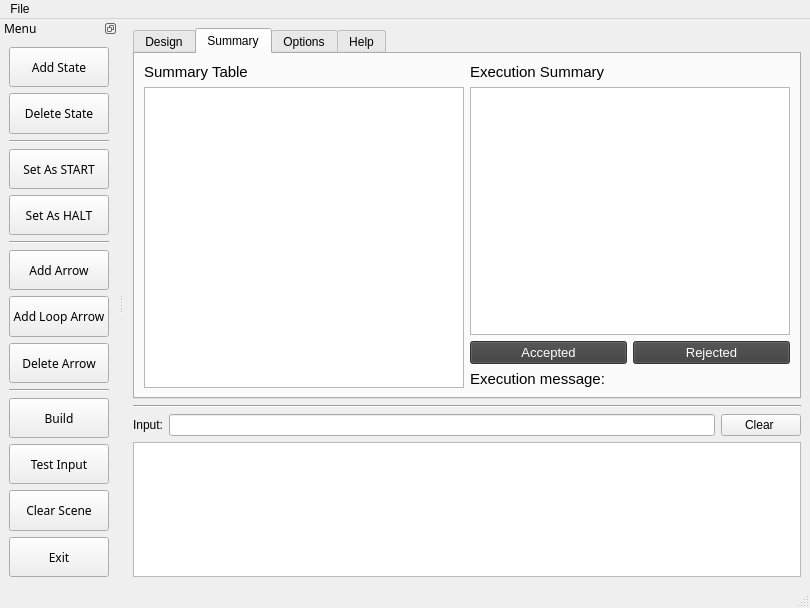
<?xml version="1.0" encoding="UTF-8"?>
<ui version="4.0">
 <class>TuringMachineWindow</class>
 <widget class="QMainWindow" name="TuringMachineWindow">
  <property name="geometry">
   <rect>
    <x>0</x>
    <y>0</y>
    <width>810</width>
    <height>608</height>
   </rect>
  </property>
  <property name="sizePolicy">
   <sizepolicy hsizetype="Preferred" vsizetype="Preferred">
    <horstretch>0</horstretch>
    <verstretch>0</verstretch>
   </sizepolicy>
  </property>
  <property name="windowTitle">
   <string>TuringMachineWindow</string>
  </property>
  <property name="windowIcon">
   <iconset resource="ImagesAndIcons.qrc">
    <normaloff>:/new/prefix1/Images and Icons/sim3.png</normaloff>:/new/prefix1/Images and Icons/sim3.png</iconset>
  </property>
  <property name="styleSheet">
   <string notr="true"/>
  </property>
  <widget class="QWidget" name="centralwidget">
   <layout class="QVBoxLayout" name="verticalLayout">
    <item>
     <widget class="QTabWidget" name="tabWidget">
      <property name="tabPosition">
       <enum>QTabWidget::North</enum>
      </property>
      <property name="currentIndex">
       <number>1</number>
      </property>
      <property name="elideMode">
       <enum>Qt::ElideNone</enum>
      </property>
      <property name="documentMode">
       <bool>false</bool>
      </property>
      <property name="tabBarAutoHide">
       <bool>true</bool>
      </property>
      <widget class="QWidget" name="designTab">
       <attribute name="title">
        <string>Design</string>
       </attribute>
       <layout class="QVBoxLayout" name="verticalLayout_2">
        <item>
         <widget class="QGraphicsView" name="graphicsView">
          <property name="lineWidth">
           <number>1</number>
          </property>
          <property name="renderHints">
           <set>QPainter::Antialiasing|QPainter::TextAntialiasing</set>
          </property>
         </widget>
        </item>
       </layout>
      </widget>
      <widget class="QWidget" name="summaryTab">
       <attribute name="title">
        <string>Summary</string>
       </attribute>
       <layout class="QHBoxLayout" name="horizontalLayout_2">
        <item>
         <layout class="QVBoxLayout" name="verticalLayout_7">
          <property name="rightMargin">
           <number>0</number>
          </property>
          <item>
           <widget class="QLabel" name="label_3">
            <property name="font">
             <font>
              <pointsize>11</pointsize>
             </font>
            </property>
            <property name="text">
             <string>Summary Table</string>
            </property>
           </widget>
          </item>
          <item>
           <widget class="QTableView" name="summaryTable">
            <property name="frameShadow">
             <enum>QFrame::Raised</enum>
            </property>
           </widget>
          </item>
         </layout>
        </item>
        <item>
         <layout class="QVBoxLayout" name="verticalLayout_3">
          <property name="sizeConstraint">
           <enum>QLayout::SetNoConstraint</enum>
          </property>
          <property name="topMargin">
           <number>0</number>
          </property>
          <property name="rightMargin">
           <number>0</number>
          </property>
          <property name="bottomMargin">
           <number>0</number>
          </property>
          <item>
           <widget class="QLabel" name="label_2">
            <property name="font">
             <font>
              <pointsize>11</pointsize>
             </font>
            </property>
            <property name="text">
             <string>Execution Summary</string>
            </property>
           </widget>
          </item>
          <item>
           <widget class="QListWidget" name="listWidget">
            <property name="font">
             <font>
              <pointsize>12</pointsize>
             </font>
            </property>
            <property name="frameShadow">
             <enum>QFrame::Raised</enum>
            </property>
            <property name="resizeMode">
             <enum>QListView::Adjust</enum>
            </property>
           </widget>
          </item>
          <item>
           <layout class="QHBoxLayout" name="horizontalLayout_4">
            <property name="bottomMargin">
             <number>0</number>
            </property>
            <item>
             <widget class="QPushButton" name="acceptedButton">
              <property name="enabled">
               <bool>false</bool>
              </property>
              <property name="font">
               <font>
                <pointsize>10</pointsize>
               </font>
              </property>
              <property name="styleSheet">
               <string notr="true">QPushButton {
	color: rgb(255, 255, 255);
	background-color: rgb(61, 61, 61);
}</string>
              </property>
              <property name="text">
               <string>Accepted</string>
              </property>
             </widget>
            </item>
            <item>
             <widget class="QPushButton" name="rejectedButton">
              <property name="enabled">
               <bool>false</bool>
              </property>
              <property name="font">
               <font>
                <pointsize>10</pointsize>
               </font>
              </property>
              <property name="styleSheet">
               <string notr="true">QPushButton {
	color: rgb(255, 255, 255);
	background-color: rgb(61, 61, 61);
}</string>
              </property>
              <property name="text">
               <string>Rejected</string>
              </property>
             </widget>
            </item>
           </layout>
          </item>
          <item>
           <layout class="QHBoxLayout" name="horizontalLayout_12">
            <property name="topMargin">
             <number>0</number>
            </property>
            <item>
             <widget class="QLabel" name="label_12">
              <property name="sizePolicy">
               <sizepolicy hsizetype="Minimum" vsizetype="Preferred">
                <horstretch>0</horstretch>
                <verstretch>0</verstretch>
               </sizepolicy>
              </property>
              <property name="font">
               <font>
                <pointsize>11</pointsize>
               </font>
              </property>
              <property name="text">
               <string>Execution message:</string>
              </property>
             </widget>
            </item>
            <item>
             <widget class="QLabel" name="crashMessageLabel">
              <property name="sizePolicy">
               <sizepolicy hsizetype="Expanding" vsizetype="Preferred">
                <horstretch>0</horstretch>
                <verstretch>0</verstretch>
               </sizepolicy>
              </property>
              <property name="font">
               <font>
                <pointsize>11</pointsize>
               </font>
              </property>
              <property name="text">
               <string/>
              </property>
             </widget>
            </item>
           </layout>
          </item>
         </layout>
        </item>
       </layout>
      </widget>
      <widget class="QWidget" name="optionsTab">
       <attribute name="title">
        <string>Options</string>
       </attribute>
       <layout class="QVBoxLayout" name="verticalLayout_4">
        <item>
         <layout class="QHBoxLayout" name="horizontalLayout_5">
          <property name="topMargin">
           <number>10</number>
          </property>
          <property name="bottomMargin">
           <number>10</number>
          </property>
          <item>
           <widget class="QLabel" name="label_4">
            <property name="minimumSize">
             <size>
              <width>0</width>
              <height>30</height>
             </size>
            </property>
            <property name="font">
             <font>
              <pointsize>11</pointsize>
             </font>
            </property>
            <property name="text">
             <string>Save Location:</string>
            </property>
           </widget>
          </item>
          <item>
           <widget class="QLineEdit" name="saveLocationLineEdit">
            <property name="minimumSize">
             <size>
              <width>0</width>
              <height>30</height>
             </size>
            </property>
            <property name="font">
             <font>
              <pointsize>11</pointsize>
             </font>
            </property>
            <property name="frame">
             <bool>true</bool>
            </property>
            <property name="readOnly">
             <bool>true</bool>
            </property>
           </widget>
          </item>
          <item>
           <widget class="QPushButton" name="browseButton">
            <property name="minimumSize">
             <size>
              <width>0</width>
              <height>30</height>
             </size>
            </property>
            <property name="font">
             <font>
              <pointsize>10</pointsize>
             </font>
            </property>
            <property name="text">
             <string>Browse</string>
            </property>
            <property name="icon">
             <iconset theme="folder-open" resource="ImagesAndIcons.qrc">
              <normaloff>:/new/prefix1/Images and Icons/browse icon.png</normaloff>:/new/prefix1/Images and Icons/browse icon.png</iconset>
            </property>
            <property name="iconSize">
             <size>
              <width>30</width>
              <height>30</height>
             </size>
            </property>
           </widget>
          </item>
         </layout>
        </item>
        <item>
         <widget class="Line" name="line_8">
          <property name="orientation">
           <enum>Qt::Horizontal</enum>
          </property>
         </widget>
        </item>
        <item>
         <layout class="QHBoxLayout" name="horizontalLayout_6">
          <property name="topMargin">
           <number>20</number>
          </property>
          <property name="rightMargin">
           <number>0</number>
          </property>
          <property name="bottomMargin">
           <number>10</number>
          </property>
          <item>
           <widget class="QLabel" name="label_5">
            <property name="minimumSize">
             <size>
              <width>0</width>
              <height>30</height>
             </size>
            </property>
            <property name="font">
             <font>
              <pointsize>11</pointsize>
             </font>
            </property>
            <property name="text">
             <string>Play Speed:</string>
            </property>
           </widget>
          </item>
          <item>
           <widget class="QSpinBox" name="playSpeedSpinBox">
            <property name="minimumSize">
             <size>
              <width>0</width>
              <height>30</height>
             </size>
            </property>
            <property name="font">
             <font>
              <pointsize>11</pointsize>
             </font>
            </property>
            <property name="frame">
             <bool>true</bool>
            </property>
            <property name="buttonSymbols">
             <enum>QAbstractSpinBox::UpDownArrows</enum>
            </property>
            <property name="minimum">
             <number>1</number>
            </property>
            <property name="maximum">
             <number>10</number>
            </property>
           </widget>
          </item>
         </layout>
        </item>
        <item>
         <layout class="QHBoxLayout" name="horizontalLayout_7">
          <property name="topMargin">
           <number>20</number>
          </property>
          <property name="bottomMargin">
           <number>10</number>
          </property>
          <item>
           <widget class="QLabel" name="label_6">
            <property name="minimumSize">
             <size>
              <width>0</width>
              <height>30</height>
             </size>
            </property>
            <property name="font">
             <font>
              <pointsize>11</pointsize>
             </font>
            </property>
            <property name="text">
             <string>Tape Length:</string>
            </property>
           </widget>
          </item>
          <item>
           <widget class="QSpinBox" name="tapeLengthSpinBox">
            <property name="minimumSize">
             <size>
              <width>0</width>
              <height>30</height>
             </size>
            </property>
            <property name="font">
             <font>
              <pointsize>11</pointsize>
             </font>
            </property>
            <property name="frame">
             <bool>true</bool>
            </property>
            <property name="minimum">
             <number>50</number>
            </property>
            <property name="maximum">
             <number>200</number>
            </property>
           </widget>
          </item>
         </layout>
        </item>
        <item>
         <layout class="QHBoxLayout" name="horizontalLayout_8">
          <property name="topMargin">
           <number>20</number>
          </property>
          <property name="bottomMargin">
           <number>10</number>
          </property>
          <item>
           <widget class="QLabel" name="label_7">
            <property name="font">
             <font>
              <pointsize>11</pointsize>
             </font>
            </property>
            <property name="text">
             <string>Arrow Highlight Color:</string>
            </property>
           </widget>
          </item>
          <item>
           <widget class="QLabel" name="AHC_Label">
            <property name="minimumSize">
             <size>
              <width>300</width>
              <height>30</height>
             </size>
            </property>
            <property name="font">
             <font>
              <pointsize>10</pointsize>
             </font>
            </property>
            <property name="styleSheet">
             <string notr="true">background-color: rgb(255, 255, 255);
color: rgb(0, 0, 0);</string>
            </property>
            <property name="frameShape">
             <enum>QFrame::StyledPanel</enum>
            </property>
            <property name="frameShadow">
             <enum>QFrame::Raised</enum>
            </property>
            <property name="text">
             <string/>
            </property>
           </widget>
          </item>
          <item>
           <widget class="QPushButton" name="AHCButton">
            <property name="enabled">
             <bool>true</bool>
            </property>
            <property name="sizePolicy">
             <sizepolicy hsizetype="Minimum" vsizetype="Fixed">
              <horstretch>0</horstretch>
              <verstretch>0</verstretch>
             </sizepolicy>
            </property>
            <property name="minimumSize">
             <size>
              <width>0</width>
              <height>30</height>
             </size>
            </property>
            <property name="styleSheet">
             <string notr="true">QPushButton {
	border-radius: 3;
}</string>
            </property>
            <property name="text">
             <string/>
            </property>
           </widget>
          </item>
         </layout>
        </item>
        <item>
         <layout class="QHBoxLayout" name="horizontalLayout_9">
          <property name="topMargin">
           <number>20</number>
          </property>
          <property name="bottomMargin">
           <number>10</number>
          </property>
          <item>
           <widget class="QLabel" name="label_8">
            <property name="font">
             <font>
              <pointsize>11</pointsize>
             </font>
            </property>
            <property name="text">
             <string>Current State Color:</string>
            </property>
           </widget>
          </item>
          <item>
           <widget class="QLabel" name="CSC_Label">
            <property name="minimumSize">
             <size>
              <width>0</width>
              <height>30</height>
             </size>
            </property>
            <property name="font">
             <font>
              <pointsize>10</pointsize>
             </font>
            </property>
            <property name="styleSheet">
             <string notr="true">background-color: rgb(255, 255, 255);
color: rgb(0, 0, 0);</string>
            </property>
            <property name="frameShape">
             <enum>QFrame::StyledPanel</enum>
            </property>
            <property name="frameShadow">
             <enum>QFrame::Raised</enum>
            </property>
            <property name="text">
             <string/>
            </property>
           </widget>
          </item>
          <item>
           <widget class="QPushButton" name="CSCButton">
            <property name="enabled">
             <bool>true</bool>
            </property>
            <property name="sizePolicy">
             <sizepolicy hsizetype="Minimum" vsizetype="Fixed">
              <horstretch>0</horstretch>
              <verstretch>0</verstretch>
             </sizepolicy>
            </property>
            <property name="minimumSize">
             <size>
              <width>0</width>
              <height>30</height>
             </size>
            </property>
            <property name="styleSheet">
             <string notr="true">QPushButton {
	border-radius: 3;
}</string>
            </property>
            <property name="text">
             <string/>
            </property>
           </widget>
          </item>
         </layout>
        </item>
        <item>
         <spacer name="verticalSpacer">
          <property name="orientation">
           <enum>Qt::Vertical</enum>
          </property>
          <property name="sizeHint" stdset="0">
           <size>
            <width>20</width>
            <height>40</height>
           </size>
          </property>
         </spacer>
        </item>
       </layout>
      </widget>
      <widget class="QWidget" name="helpTab">
       <attribute name="title">
        <string>Help</string>
       </attribute>
       <layout class="QVBoxLayout" name="verticalLayout_5">
        <item>
         <layout class="QVBoxLayout" name="verticalLayout_8">
          <property name="bottomMargin">
           <number>0</number>
          </property>
          <item>
           <widget class="QLabel" name="label_9">
            <property name="minimumSize">
             <size>
              <width>0</width>
              <height>0</height>
             </size>
            </property>
            <property name="font">
             <font>
              <pointsize>11</pointsize>
              <bold>false</bold>
             </font>
            </property>
            <property name="styleSheet">
             <string notr="true"/>
            </property>
            <property name="frameShape">
             <enum>QFrame::NoFrame</enum>
            </property>
            <property name="frameShadow">
             <enum>QFrame::Plain</enum>
            </property>
            <property name="lineWidth">
             <number>1</number>
            </property>
            <property name="text">
             <string>About</string>
            </property>
            <property name="alignment">
             <set>Qt::AlignCenter</set>
            </property>
           </widget>
          </item>
          <item>
           <widget class="Line" name="line_5">
            <property name="orientation">
             <enum>Qt::Horizontal</enum>
            </property>
           </widget>
          </item>
          <item>
           <layout class="QHBoxLayout" name="horizontalLayout_10">
            <item>
             <widget class="QPushButton" name="aboutAppButton">
              <property name="minimumSize">
               <size>
                <width>0</width>
                <height>30</height>
               </size>
              </property>
              <property name="font">
               <font>
                <pointsize>10</pointsize>
               </font>
              </property>
              <property name="text">
               <string>About App</string>
              </property>
             </widget>
            </item>
            <item>
             <widget class="QPushButton" name="aboutQtButton">
              <property name="minimumSize">
               <size>
                <width>0</width>
                <height>30</height>
               </size>
              </property>
              <property name="font">
               <font>
                <pointsize>10</pointsize>
               </font>
              </property>
              <property name="text">
               <string>About Qt</string>
              </property>
             </widget>
            </item>
            <item>
             <widget class="QPushButton" name="aboutAuthorButton">
              <property name="minimumSize">
               <size>
                <width>0</width>
                <height>30</height>
               </size>
              </property>
              <property name="font">
               <font>
                <pointsize>10</pointsize>
               </font>
              </property>
              <property name="text">
               <string>About Author</string>
              </property>
             </widget>
            </item>
           </layout>
          </item>
          <item>
           <widget class="QLabel" name="label_10">
            <property name="font">
             <font>
              <pointsize>11</pointsize>
              <bold>false</bold>
             </font>
            </property>
            <property name="text">
             <string>License</string>
            </property>
            <property name="alignment">
             <set>Qt::AlignCenter</set>
            </property>
           </widget>
          </item>
          <item>
           <widget class="Line" name="line_6">
            <property name="orientation">
             <enum>Qt::Horizontal</enum>
            </property>
           </widget>
          </item>
          <item>
           <layout class="QHBoxLayout" name="horizontalLayout_11">
            <item>
             <widget class="QPlainTextEdit" name="license1TextEdit">
              <property name="frameShadow">
               <enum>QFrame::Raised</enum>
              </property>
             </widget>
            </item>
            <item>
             <widget class="QPlainTextEdit" name="license2TextEdit">
              <property name="frameShadow">
               <enum>QFrame::Raised</enum>
              </property>
             </widget>
            </item>
           </layout>
          </item>
          <item>
           <widget class="QLabel" name="label_11">
            <property name="font">
             <font>
              <pointsize>11</pointsize>
              <bold>false</bold>
             </font>
            </property>
            <property name="text">
             <string>User Manual</string>
            </property>
            <property name="alignment">
             <set>Qt::AlignCenter</set>
            </property>
           </widget>
          </item>
          <item>
           <widget class="Line" name="line_7">
            <property name="orientation">
             <enum>Qt::Horizontal</enum>
            </property>
           </widget>
          </item>
          <item>
           <layout class="QHBoxLayout" name="horizontalLayout_13">
            <property name="bottomMargin">
             <number>0</number>
            </property>
            <item>
             <widget class="QPushButton" name="openUserManualButton">
              <property name="minimumSize">
               <size>
                <width>0</width>
                <height>30</height>
               </size>
              </property>
              <property name="font">
               <font>
                <pointsize>10</pointsize>
               </font>
              </property>
              <property name="text">
               <string>Open User Manual</string>
              </property>
             </widget>
            </item>
           </layout>
          </item>
         </layout>
        </item>
       </layout>
      </widget>
     </widget>
    </item>
    <item>
     <widget class="Line" name="line_3">
      <property name="orientation">
       <enum>Qt::Horizontal</enum>
      </property>
     </widget>
    </item>
    <item>
     <layout class="QHBoxLayout" name="horizontalLayout">
      <property name="topMargin">
       <number>0</number>
      </property>
      <property name="rightMargin">
       <number>0</number>
      </property>
      <item>
       <widget class="QLabel" name="label">
        <property name="text">
         <string>Input:</string>
        </property>
       </widget>
      </item>
      <item>
       <widget class="QLineEdit" name="inputLineEdit"/>
      </item>
      <item>
       <widget class="QPushButton" name="clearPushButton">
        <property name="text">
         <string>Clear </string>
        </property>
       </widget>
      </item>
     </layout>
    </item>
    <item>
     <widget class="QGraphicsView" name="tapeGraphicsView">
      <property name="autoFillBackground">
       <bool>false</bool>
      </property>
      <property name="frameShadow">
       <enum>QFrame::Raised</enum>
      </property>
      <property name="renderHints">
       <set>QPainter::Antialiasing|QPainter::TextAntialiasing</set>
      </property>
     </widget>
    </item>
   </layout>
  </widget>
  <widget class="QStatusBar" name="statusbar"/>
  <widget class="QMenuBar" name="menuBar">
   <property name="geometry">
    <rect>
     <x>0</x>
     <y>0</y>
     <width>810</width>
     <height>25</height>
    </rect>
   </property>
   <widget class="QMenu" name="menuOptions">
    <property name="title">
     <string>File</string>
    </property>
    <property name="separatorsCollapsible">
     <bool>true</bool>
    </property>
    <addaction name="actionSaveTM"/>
    <addaction name="actionLoadTM"/>
    <addaction name="separator"/>
    <addaction name="actionExit"/>
   </widget>
   <addaction name="menuOptions"/>
  </widget>
  <widget class="QDockWidget" name="dockWidget">
   <property name="sizePolicy">
    <sizepolicy hsizetype="Minimum" vsizetype="Preferred">
     <horstretch>0</horstretch>
     <verstretch>0</verstretch>
    </sizepolicy>
   </property>
   <property name="font">
    <font>
     <family>Corbel Light</family>
    </font>
   </property>
   <property name="features">
    <set>QDockWidget::DockWidgetFloatable|QDockWidget::DockWidgetMovable</set>
   </property>
   <property name="allowedAreas">
    <set>Qt::LeftDockWidgetArea|Qt::RightDockWidgetArea</set>
   </property>
   <property name="windowTitle">
    <string>Menu</string>
   </property>
   <attribute name="dockWidgetArea">
    <number>1</number>
   </attribute>
   <widget class="QWidget" name="dockWidgetContents">
    <layout class="QHBoxLayout" name="horizontalLayout_3">
     <item>
      <layout class="QVBoxLayout" name="verticalLayout_6">
       <property name="bottomMargin">
        <number>0</number>
       </property>
       <item>
        <widget class="QPushButton" name="addStateButton">
         <property name="sizePolicy">
          <sizepolicy hsizetype="Expanding" vsizetype="MinimumExpanding">
           <horstretch>0</horstretch>
           <verstretch>0</verstretch>
          </sizepolicy>
         </property>
         <property name="text">
          <string>Add State</string>
         </property>
        </widget>
       </item>
       <item>
        <widget class="QPushButton" name="deleteStateButton">
         <property name="sizePolicy">
          <sizepolicy hsizetype="Expanding" vsizetype="MinimumExpanding">
           <horstretch>0</horstretch>
           <verstretch>0</verstretch>
          </sizepolicy>
         </property>
         <property name="text">
          <string>Delete State</string>
         </property>
        </widget>
       </item>
       <item>
        <widget class="Line" name="line">
         <property name="orientation">
          <enum>Qt::Horizontal</enum>
         </property>
        </widget>
       </item>
       <item>
        <widget class="QPushButton" name="setAsStartButton">
         <property name="sizePolicy">
          <sizepolicy hsizetype="Expanding" vsizetype="MinimumExpanding">
           <horstretch>0</horstretch>
           <verstretch>0</verstretch>
          </sizepolicy>
         </property>
         <property name="text">
          <string>Set As START</string>
         </property>
        </widget>
       </item>
       <item>
        <widget class="QPushButton" name="setAsHaltButton">
         <property name="sizePolicy">
          <sizepolicy hsizetype="Expanding" vsizetype="MinimumExpanding">
           <horstretch>0</horstretch>
           <verstretch>0</verstretch>
          </sizepolicy>
         </property>
         <property name="text">
          <string>Set As HALT</string>
         </property>
        </widget>
       </item>
       <item>
        <widget class="Line" name="line_4">
         <property name="orientation">
          <enum>Qt::Horizontal</enum>
         </property>
        </widget>
       </item>
       <item>
        <widget class="QPushButton" name="addArrowButton">
         <property name="sizePolicy">
          <sizepolicy hsizetype="Expanding" vsizetype="MinimumExpanding">
           <horstretch>0</horstretch>
           <verstretch>0</verstretch>
          </sizepolicy>
         </property>
         <property name="text">
          <string>Add Arrow</string>
         </property>
        </widget>
       </item>
       <item>
        <widget class="QPushButton" name="addLoopArrowButton">
         <property name="sizePolicy">
          <sizepolicy hsizetype="Expanding" vsizetype="MinimumExpanding">
           <horstretch>0</horstretch>
           <verstretch>0</verstretch>
          </sizepolicy>
         </property>
         <property name="text">
          <string>Add Loop Arrow</string>
         </property>
        </widget>
       </item>
       <item>
        <widget class="QPushButton" name="deleteArrowButton">
         <property name="sizePolicy">
          <sizepolicy hsizetype="Expanding" vsizetype="MinimumExpanding">
           <horstretch>0</horstretch>
           <verstretch>0</verstretch>
          </sizepolicy>
         </property>
         <property name="text">
          <string>Delete Arrow</string>
         </property>
        </widget>
       </item>
       <item>
        <widget class="Line" name="line_2">
         <property name="orientation">
          <enum>Qt::Horizontal</enum>
         </property>
        </widget>
       </item>
       <item>
        <widget class="QPushButton" name="buildButton">
         <property name="sizePolicy">
          <sizepolicy hsizetype="Expanding" vsizetype="MinimumExpanding">
           <horstretch>0</horstretch>
           <verstretch>0</verstretch>
          </sizepolicy>
         </property>
         <property name="text">
          <string>Build</string>
         </property>
        </widget>
       </item>
       <item>
        <widget class="QPushButton" name="testInputButton">
         <property name="sizePolicy">
          <sizepolicy hsizetype="Expanding" vsizetype="MinimumExpanding">
           <horstretch>0</horstretch>
           <verstretch>0</verstretch>
          </sizepolicy>
         </property>
         <property name="text">
          <string>Test Input</string>
         </property>
        </widget>
       </item>
       <item>
        <widget class="QPushButton" name="clearSceneButton">
         <property name="sizePolicy">
          <sizepolicy hsizetype="Expanding" vsizetype="MinimumExpanding">
           <horstretch>0</horstretch>
           <verstretch>0</verstretch>
          </sizepolicy>
         </property>
         <property name="text">
          <string>Clear Scene</string>
         </property>
        </widget>
       </item>
       <item>
        <widget class="QPushButton" name="exitButton">
         <property name="sizePolicy">
          <sizepolicy hsizetype="Expanding" vsizetype="MinimumExpanding">
           <horstretch>0</horstretch>
           <verstretch>0</verstretch>
          </sizepolicy>
         </property>
         <property name="text">
          <string>Exit</string>
         </property>
        </widget>
       </item>
      </layout>
     </item>
    </layout>
   </widget>
  </widget>
  <action name="actionSaveTM">
   <property name="text">
    <string>SaveTM</string>
   </property>
  </action>
  <action name="actionLoadTM">
   <property name="text">
    <string>LoadTM</string>
   </property>
  </action>
  <action name="actionExit">
   <property name="text">
    <string>Exit</string>
   </property>
  </action>
  <action name="actionUpdate_Save_File">
   <property name="text">
    <string>Update Save File</string>
   </property>
  </action>
 </widget>
 <resources>
  <include location="ImagesAndIcons.qrc"/>
 </resources>
 <connections/>
</ui>
